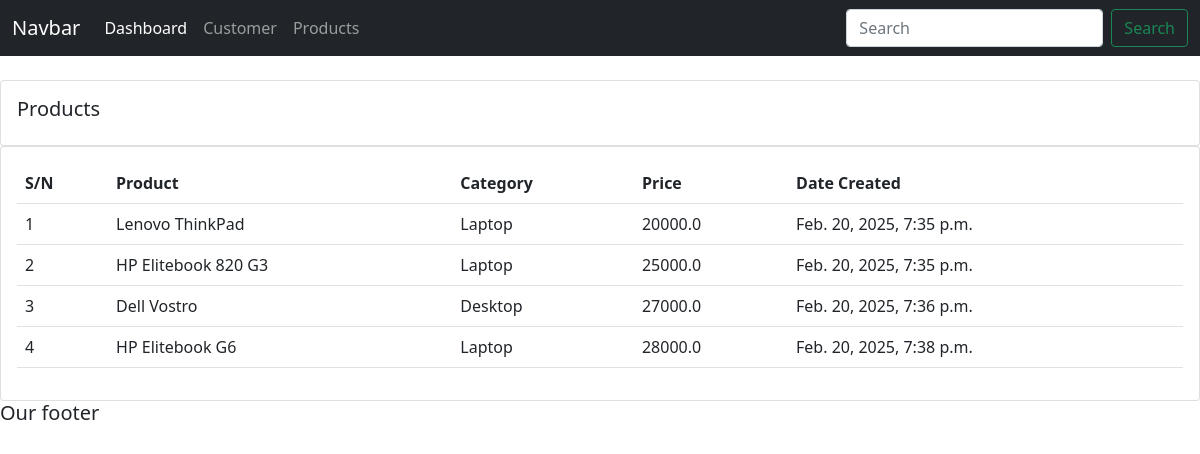
Screenshot of /products/ with the database file from the repository.
### accounts/models.py (models this page shows, shortened)
class Product(models.Model):
    CATEGORY = (
        ('Desktop', 'Desktop'),
        ('Laptop', 'Laptop'),
    )
    name = models.CharField(max_length=200, null=True)
    price = models.FloatField(null=True)
    category = models.CharField(max_length=200, null=True, choices=CATEGORY)
    description = models.CharField(max_length=200, null=True)
    date_created = models.DateTimeField(auto_now_add=True, null=True)
    tags = models.ManyToManyField(Tag)

### accounts/views.py (the view)
# urls.py: path('products/', views.product, name="product"),
def product(request):
    products = Product.objects.all()
    context = {
        'products' : products
    }
    return render(request, 'accounts/product.html', context)

### accounts/templates/accounts/product.html
{% extends 'accounts/base.html' %}
{% block ufala %}
<br>
<div class="row">
    <div class="col-md">
        <div class="card card-body">
            <h5>Products</h5>
        </div>
        <div class="card card-body">
            <table class="table">
                <tr>
                    <th>S/N</th>
                    <th>Product</th>
                    <th>Category</th>
                    <th>Price</th>
                    <th>Date Created</th>
                </tr>
                {% for product in products %}
                <tr>
                    <td>{{forloop.counter}}</td>
                    <td>{{product.name}}</td>
                    <td>{{product.category}}</td>
                    <td>{{product.price}}</td>
                    <td>{{product.date_created}}</td>
                </tr>
                {% endfor %}
            </table>
        </div>
    </div>
</div>
{% endblock %}

### rows the page displays
Product: name "Lenovo ThinkPad", category "Laptop", price "20000.0", date_created "Feb. 20, 2025, 7:35 p.m."
Product: name "HP Elitebook 820 G3", category "Laptop", price "25000.0", date_created "Feb. 20, 2025, 7:35 p.m."
Product: name "Dell Vostro", category "Desktop", price "27000.0", date_created "Feb. 20, 2025, 7:36 p.m."
Product: name "HP Elitebook G6", category "Laptop", price "28000.0", date_created "Feb. 20, 2025, 7:38 p.m."
